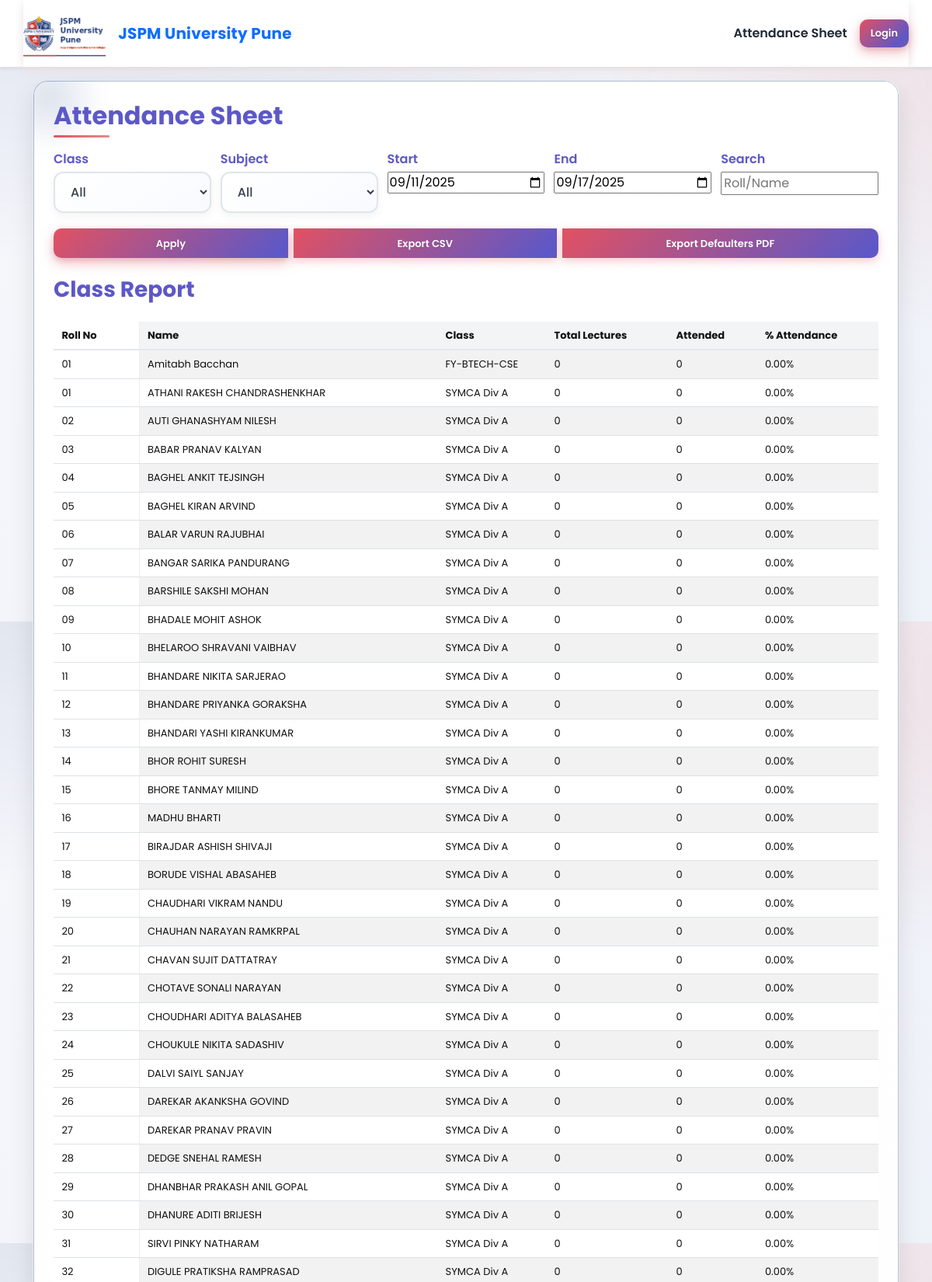
Screenshot of /sheet (upper part) with the database file from the repository.
### tables this page shows
CREATE TABLE students (
	student_id INTEGER PRIMARY KEY AUTOINCREMENT,
	roll_no TEXT NOT NULL UNIQUE,
	name TEXT NOT NULL,
	class TEXT NOT NULL,
	semester INTEGER NOT NULL,
	password_hash TEXT NOT NULL
, prn TEXT);

### app.py (the view)
@app.route('/sheet')
def sheet_reports():
	db = get_db()
	class_name = request.args.get('class')
	subject = request.args.get('subject')
	search = request.args.get('search', '').strip()
	end = request.args.get('end')
	start = request.args.get('start')
	if not start or not end:
		end_date = datetime.now().date()
		start_date = end_date - timedelta(days=6)
		start = start_date.strftime('%Y-%m-%d')
		end = end_date.strftime('%Y-%m-%d')
	classes = [r['class'] for r in get_db().execute('SELECT DISTINCT class FROM students').fetchall()]
	subjects = [r['subject'] for r in get_db().execute('SELECT DISTINCT subject FROM teacher_assignments').fetchall()]
	query = 'SELECT * FROM students WHERE 1=1'
	params = []
	if class_name:
		query += ' AND class = ?'
		params.append(class_name)
	if search:
		query += ' AND (roll_no LIKE ? OR name LIKE ?)'
		params.extend([f'%{search}%', f'%{search}%'])
	query += ' ORDER BY roll_no'
	students = db.execute(query, params).fetchall()
	report = []
	for s in students:
		rows = db.execute('SELECT status FROM attendance WHERE student_id = ? AND date BETWEEN ? AND ?' + (' AND subject = ?' if subject else ''),
						 ([s['student_id'], start, end] + ([subject] if subject else []))).fetchall()
		total = len(rows)
		attended = sum(1 for r in rows if r['status'] == 'Present')
		percent = (attended / total * 100) if total > 0 else 0.0
		report.append({'roll_no': s['roll_no'], 'name': s['name'], 'class': s['class'], 'total': total, 'attended': attended, 'percent': round(percent, 2)})
	defaulters = [r for r in report if r['percent'] < 75.0]
	return render_template('admin_reports.html', report=report, defaulters=defaulters, classes=classes, subjects=subjects, class_name=class_name, subject=subject, search=search, start=start, end=end, page_title='Attendance Sheet', is_sheet=True)

### app.py (called while the page is built)
def short_roll(roll: str) -> str:
	if not roll:
		return ''
	m = re.search(r'(\d{2})$', str(roll))
	return m.group(1) if m else str(roll)[-2:]

def get_db():
	if 'db' not in g:
		g.db = sqlite3.connect(DATABASE)
		g.db.row_factory = sqlite3.Row
		g.db.execute('PRAGMA foreign_keys = ON')
	return g.db

### templates/admin_reports.html (shortened to what this page needs)
{% extends 'base.html' %}
{% block content %}
<section class="card">
	<h2>{{ page_title or 'Admin Reports' }}</h2>
	<form method="get" class="filters" action="{{ url_for('sheet_reports') if is_sheet else url_for('admin_reports') }}">
		<label>Class
			<select name="class">
				<option value="">All</option>
			</select>
		</label>
		<label>Subject
			<select name="subject">
				<option value="">All</option>
			</select>
		</label>
		<label>Start <input type="date" name="start" value="{{ start }}" /></label>
		<label>End <input type="date" name="end" value="{{ end }}" /></label>
		<label>Search <input type="text" name="search" value="{{ search }}" placeholder="Roll/Name" /></label>
		<div class="btn-group">
			<button type="submit" class="btn btn-sm">Apply</button>
			{% if is_sheet %}
				<a class="btn btn-export-csv" href="{{ url_for('sheet_export_csv', class=class_name, subject=subject, start=start, end=end) }}">Export CSV</a>
				<a class="btn btn-export-pdf" href="{{ url_for('sheet_export_pdf', start=start, end=end) }}">Export Defaulters PDF</a>
			{% endif %}
		</div>
	</form>
	<h3>Class Report</h3>
	<div class="table-responsive">
	<table class="table table-striped table-hover table-sticky-first">
		<thead>
			<tr>
				<th class="col-roll">Roll No</th>
				<th class="col-name">Name</th>
				<th class="col-class">Class</th>
				<th>Total Lectures</th>
				<th>Attended</th>
				<th>% Attendance</th>
			</tr>
		</thead>
		<tbody>
			{% for r in report %}
			<tr class="{% if r.percent < 50 %}danger-strong{% elif r.percent < 75 %}warn{% endif %}">
				<td class="col-roll">{{ r.roll_no|short_roll }}</td>
				<td class="col-name">{{ r.name }}</td>
				<td class="col-class">{{ r.class }}</td>
				<td>{{ r.total }}</td>
				<td>{{ r.attended }}</td>
				<td>{{ '%.2f'|format(r.percent) }}%</td>
			</tr>
			{% endfor %}
		</tbody>
	</table>
	</div>
</section>
{% endblock %}

### templates/base.html (shortened to what this page needs)
<!DOCTYPE html>
<html lang="en">
<head>
	<link href="https://cdn.jsdelivr.net/npm/bootstrap@5.3.3/dist/css/bootstrap.min.css" rel="stylesheet">
	<link rel="stylesheet" href="{{ url_for('static', filename='styles.css') }}?v=5" />
</head>
<body class="bg-gradient-jspm login-bg d-flex flex-column min-vh-100">
	<header class="border-bottom shadow-sm bg-white">
		<nav class="navbar navbar-expand-lg container py-2">
			<a class="navbar-brand d-flex align-items-center" href="{{ url_for('login') }}">
				<img src="{{ url_for('static', filename='JSPM-Logo.png') }}" alt="JSPM University" height="60" class="me-2" />
				<span class="fw-bold text-primary jspm-title">JSPM University Pune</span>
			</a>
			<div class="collapse navbar-collapse" id="navbarsJSPM">
				<ul class="navbar-nav ms-auto align-items-lg-center gap-lg-2">
					{% if session.get('user') %}
						{% if session['user']['role'] == 'teacher' %}
							<li class="nav-item"><a class="nav-link" href="{{ url_for('teacher_select') }}">Class Attendance</a></li>
							<li class="nav-item"><a class="nav-link" href="{{ url_for('teacher_report') }}">Reports</a></li>
							<li class="nav-item"><a class="nav-link" href="{{ url_for('teacher_change_password') }}">Change Password</a></li>
						{% elif session['user']['role'] == 'student' %}
							<li class="nav-item"><a class="nav-link" href="{{ url_for('student_dashboard') }}">Dashboard</a></li>
							<li class="nav-item"><button class="btn btn-outline-secondary btn-sm" data-bs-toggle="modal" data-bs-target="#recentModal">Recent Attendance</button></li>
						{% elif session['user']['role'] == 'admin' %}
							<li class="nav-item"><a class="nav-link" href="{{ url_for('admin_reports') }}">Attendance Sheet</a></li>
							<li class="nav-item"><a class="nav-link" href="{{ url_for('admin_students_import') }}">Import Students</a></li>
							<li class="nav-item"><a class="nav-link" href="{{ url_for('admin_teachers_import') }}">Import Teachers</a></li>
						{% elif session['user']['role'] == 'hod' %}
							<li class="nav-item"><a class="nav-link" href="{{ url_for('hod_dashboard') }}">HOD Dashboard</a></li>
							<li class="nav-item"><a class="nav-link" href="{{ url_for('admin_students_import') }}">Import Students</a></li>
							<li class="nav-item"><a class="nav-link" href="{{ url_for('admin_teachers_import') }}">Import Teachers</a></li>
						<li class="nav-item"><a class="nav-link" href="{{ url_for('hod_class_import') }}">Import Class</a></li>
						{% endif %}
						<li class="nav-item ms-lg-2">
							<span class="navbar-text small text-muted me-2">{{ session['user']['name'] }}</span>
						</li>
						<li class="nav-item"><a class="btn btn-jspm btn-sm" href="{{ url_for('logout') }}">Logout</a></li>
					{% else %}
						<li class="nav-item"><a class="nav-link" href="{{ url_for('sheet_reports') }}">Attendance Sheet</a></li>
						<li class="nav-item"><a class="btn btn-jspm btn-sm" href="{{ url_for('login') }}">Login</a></li>
					{% endif %}
				</ul>
			</div>
		</nav>
	</header>
	<main class="flex-grow-1 py-3">
		<div class="container">
			{% block content %}{% endblock %}
		</div>
	</main>
</body>
</html>

### rows the page displays
students: roll_no|short_roll "01", name "Amitabh Bacchan", class "FY-BTECH-CSE", total "0", attended "0", percent "0.00"
students: roll_no|short_roll "01", name "ATHANI RAKESH CHANDRASHENKHAR", class "SYMCA Div A", total "0", attended "0", percent "0.00"
students: roll_no|short_roll "02", name "AUTI GHANASHYAM NILESH", class "SYMCA Div A", total "0", attended "0", percent "0.00"
students: roll_no|short_roll "03", name "BABAR PRANAV KALYAN", class "SYMCA Div A", total "0", attended "0", percent "0.00"
students: roll_no|short_roll "04", name "BAGHEL ANKIT TEJSINGH", class "SYMCA Div A", total "0", attended "0", percent "0.00"
students: roll_no|short_roll "05", name "BAGHEL KIRAN ARVIND", class "SYMCA Div A", total "0", attended "0", percent "0.00"
students: roll_no|short_roll "06", name "BALAR VARUN RAJUBHAI", class "SYMCA Div A", total "0", attended "0", percent "0.00"
students: roll_no|short_roll "07", name "BANGAR SARIKA PANDURANG", class "SYMCA Div A", total "0", attended "0", percent "0.00"
students: roll_no|short_roll "08", name "BARSHILE SAKSHI MOHAN", class "SYMCA Div A", total "0", attended "0", percent "0.00"
students: roll_no|short_roll "09", name "BHADALE MOHIT ASHOK", class "SYMCA Div A", total "0", attended "0", percent "0.00"
students: roll_no|short_roll "10", name "BHELAROO SHRAVANI VAIBHAV", class "SYMCA Div A", total "0", attended "0", percent "0.00"
students: roll_no|short_roll "11", name "BHANDARE NIKITA SARJERAO", class "SYMCA Div A", total "0", attended "0", percent "0.00"
students: roll_no|short_roll "12", name "BHANDARE PRIYANKA GORAKSHA", class "SYMCA Div A", total "0", attended "0", percent "0.00"
students: roll_no|short_roll "13", name "BHANDARI YASHI KIRANKUMAR", class "SYMCA Div A", total "0", attended "0", percent "0.00"
students: roll_no|short_roll "14", name "BHOR ROHIT SURESH", class "SYMCA Div A", total "0", attended "0", percent "0.00"
students: roll_no|short_roll "15", name "BHORE TANMAY MILIND", class "SYMCA Div A", total "0", attended "0", percent "0.00"
students: roll_no|short_roll "16", name "MADHU BHARTI", class "SYMCA Div A", total "0", attended "0", percent "0.00"
students: roll_no|short_roll "17", name "BIRAJDAR ASHISH SHIVAJI", class "SYMCA Div A", total "0", attended "0", percent "0.00"
students: roll_no|short_roll "18", name "BORUDE VISHAL ABASAHEB", class "SYMCA Div A", total "0", attended "0", percent "0.00"
students: roll_no|short_roll "19", name "CHAUDHARI VIKRAM NANDU", class "SYMCA Div A", total "0", attended "0", percent "0.00"
students: roll_no|short_roll "20", name "CHAUHAN NARAYAN RAMKRPAL", class "SYMCA Div A", total "0", attended "0", percent "0.00"
students: roll_no|short_roll "21", name "CHAVAN SUJIT DATTATRAY", class "SYMCA Div A", total "0", attended "0", percent "0.00"
students: roll_no|short_roll "22", name "CHOTAVE SONALI NARAYAN", class "SYMCA Div A", total "0", attended "0", percent "0.00"
students: roll_no|short_roll "23", name "CHOUDHARI ADITYA BALASAHEB", class "SYMCA Div A", total "0", attended "0", percent "0.00"
students: roll_no|short_roll "24", name "CHOUKULE NIKITA SADASHIV", class "SYMCA Div A", total "0", attended "0", percent "0.00"
students: roll_no|short_roll "25", name "DALVI SAIYL SANJAY", class "SYMCA Div A", total "0", attended "0", percent "0.00"
students: roll_no|short_roll "26", name "DAREKAR AKANKSHA GOVIND", class "SYMCA Div A", total "0", attended "0", percent "0.00"
students: roll_no|short_roll "27", name "DAREKAR PRANAV PRAVIN", class "SYMCA Div A", total "0", attended "0", percent "0.00"
students: roll_no|short_roll "28", name "DEDGE SNEHAL RAMESH", class "SYMCA Div A", total "0", attended "0", percent "0.00"
students: roll_no|short_roll "29", name "DHANBHAR PRAKASH ANIL GOPAL", class "SYMCA Div A", total "0", attended "0", percent "0.00"
students: roll_no|short_roll "30", name "DHANURE ADITI BRIJESH", class "SYMCA Div A", total "0", attended "0", percent "0.00"
students: roll_no|short_roll "31", name "SIRVI PINKY NATHARAM", class "SYMCA Div A", total "0", attended "0", percent "0.00"
students: roll_no|short_roll "32", name "DIGULE PRATIKSHA RAMPRASAD", class "SYMCA Div A", total "0", attended "0", percent "0.00"

### other values shown
{{ page_title or 'Admin Reports' }} "Attendance Sheet"
